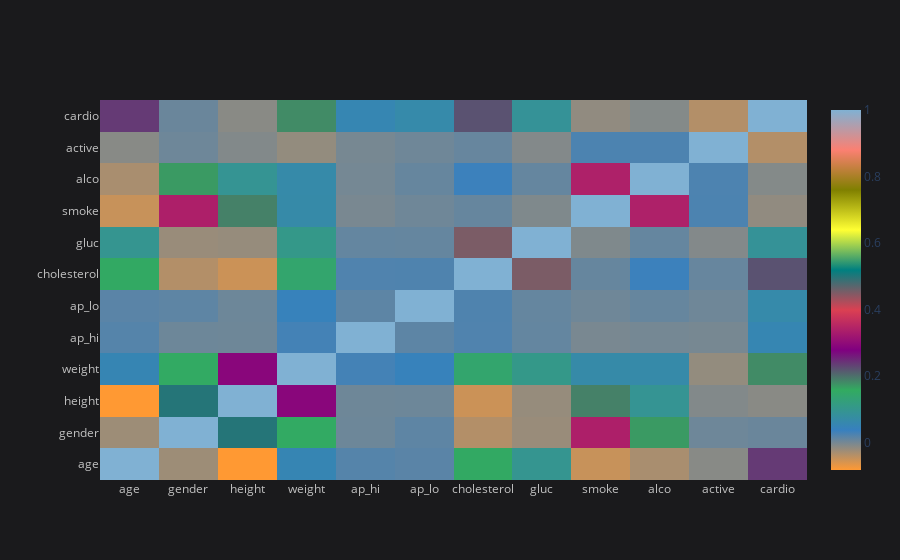

Notebook cell for this chart:
### Code cell
# sns.heatmap(df.corr());
df.corr().iplot(kind='heatmap')

### Figure 1 — Plotly figure (JSON) as saved in the notebook; plotly's stock layout.template omitted (floating-point values rounded to 4 significant figures; data arrays with more than 128 entries replaced by an {"elided": "..."} marker saying what was removed)
{"data": [{"colorscale": [[0, "rgb(255, 153, 51)"], [0.1111, "rgb(55, 128, 191)"], [0.2222, "rgb(50, 171, 96)"], [0.3333, "rgb(128, 0, 128)"], [0.4444, "rgb(219, 64, 82)"], [0.5556, "rgb(0, 128, 128)"], [0.6667, "rgb(255, 255, 51)"], [0.7778, "rgb(128, 128, 0)"], [0.8889, "rgb(251, 128, 114)"], [1, "rgb(128, 177, 211)"]], "type": "heatmap", "x": ["age", "gender", "height", "weight", "ap_hi", "ap_lo", "cholesterol", "gluc", "smoke", "alco", "active", "cardio"], "y": ["age", "gender", "height", "weight", "ap_hi", "ap_lo", "cholesterol", "gluc", "smoke", "alco", "active", "cardio"], "z": {"elided": "12x12 float values"}, "zmax": 1, "zmin": -0.08152}], "layout": {"legend": {"bgcolor": "#1A1A1C", "font": {"color": "#D9D9D9"}}, "paper_bgcolor": "#1A1A1C", "plot_bgcolor": "#1A1A1C", "title": {"font": {"color": "#D9D9D9"}}, "xaxis": {"gridcolor": "#434343", "showgrid": true, "tickfont": {"color": "#C2C2C2"}, "title": {"font": {"color": "#D9D9D9"}, "text": ""}, "zerolinecolor": "#666570"}, "yaxis": {"gridcolor": "#434343", "showgrid": true, "tickfont": {"color": "#C2C2C2"}, "title": {"font": {"color": "#D9D9D9"}, "text": ""}, "zerolinecolor": "#666570"}}}
